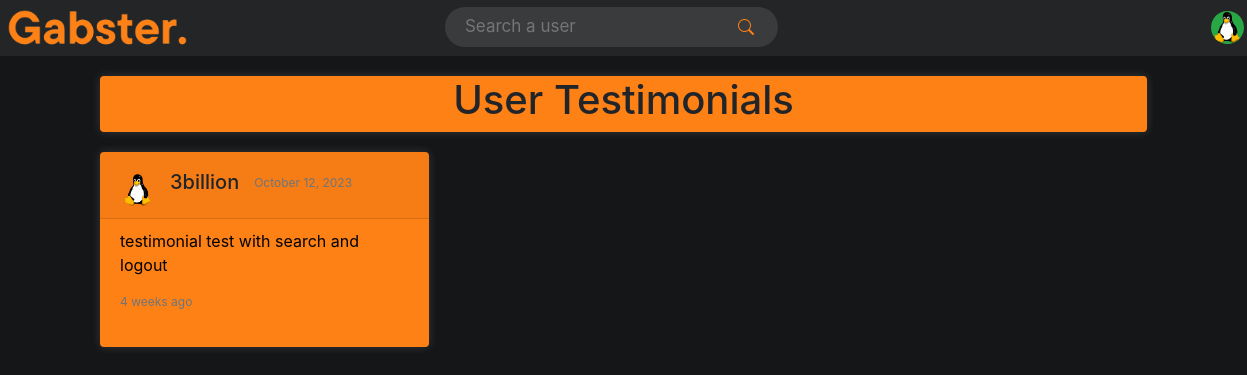
The page /testimonials/gabster/ on the database its author committed.
### accounts/models.py (models this page shows, shortened)
class UserAccount(AbstractBaseUser):
    email = models.EmailField(verbose_name='email', max_length=60, unique=True)
    username = models.CharField(max_length=20, unique=True)  # I put it as true
    date_joined = models.DateField(verbose_name='date joined', auto_now_add=True)
    last_login = models.DateTimeField(verbose_name='last login', auto_now='True')
    is_admin = models.BooleanField(default=False)
    is_active = models.BooleanField(default=True)
    is_staff = models.BooleanField(default=False)
    is_email_verified = models.BooleanField(default=False)
    is_superuser = models.BooleanField(default=False)
    profile_image = models.ImageField(upload_to='profile_images', blank=True, null=True,
                                      default='default.png')
    profile_cover = models.ImageField(upload_to='profile_covers', blank=True, null=True,
                                      default='default.png')
    profile_song = models.FileField(upload_to=get_profile_song_filepath, blank=True, null=True, default=None)
    profile_background = models.ImageField(upload_to='profile_backgrounds', blank=True, null=True,
                                           default='background.png')
    hide_email = models.BooleanField(default=True)
    bio = models.CharField(max_length=300, null=True, blank=True)
    location = models.CharField(max_length=100, null=True, blank=True)
    color = ColorField(default='#3a3b3c')
    backgroundColor = ColorField(default='linear-gradient(to right, rgba(44,15,85,0.9), rgba(44,15,38, 0.9))')
    font_preference = models.CharField(max_length=50, default='"Poppins", sans-serif')
    USERNAME_FIELD = 'username'
    REQUIRED_FIELDS = ['email']
    objects = MyAccountManager()
    def __str__(self):
        return self.username

### testimonials/models.py (models this page shows, shortened)
class Testimonial(models.Model):
    user_from = models.ForeignKey(UserAccount, on_delete=models.CASCADE, related_name='testimonials_given')
    user_to = models.ForeignKey(UserAccount, on_delete=models.CASCADE, related_name='testimonials_received')
    content = models.TextField()
    createdAt = models.DateTimeField(default=timezone.now)

### testimonials/views.py (the view)
# urls.py: re_path(r'^testimonials/(?P<user_to_username>[\w.@+-]+)/$', view_testimonials, name='view_testimonials'),
def view_testimonials(request, user_to_username):
    print("user_to_username:", user_to_username)
    user = get_object_or_404(UserAccount, username=user_to_username)
    print("User retrieved:", user)
    if user == request.user:
        testimonials_received = Testimonial.objects.filter(user_to=user).order_by('-createdAt')
    else:
        testimonials_received = Testimonial.objects.filter(user_to=user).order_by('-createdAt')
    return render(request, 'testimonial/view_testimonial.html', {
        'user': user,
        'testimonials_received': testimonials_received,
    })

### templates/testimonial/view_testimonial.html (shortened to what this page needs)
{% extends "profile/header.html" %}
{% load static %}
{% block content %}
<div class="testimonial-container" style="padding: 20px 100px 20px 100px;">
    <div style="padding-bottom: 20px">
        <div style="background: {{ user.color }}" class="card rounded">
            <h1 style="text-align: center">User Testimonials</h1>
        </div>
    </div>
    <div class="row">
        {% if testimonials_received %}
            {% for testimonial in testimonials_received %}
                <div class="col-md-4">
                    <div class="testimonial-item">
                        <a href="{% url 'testimonial_detail' testimonial.user_to.username testimonial.id %}?came_from=view_testimonials">
                            <div style="background: {{ user.color }}" class="card rounded">
                                <div style="padding: 20px 10px 10px;" class="card-header">
                                    <div class="d-flex align-items-center justify-content-between">
                                        <div class="d-flex align-items-center">
                                            <img class="img-xs rounded-circle" id="testimonial-profile-pic"
                                                 src="{{ testimonial.user_from.profile_image.url }}"
                                                 alt="{{ testimonial.user_from.username }}">
                                            <div class="d-flex justify-content-between">
                                                <h5>{{ testimonial.user_from.username }}</h5>
                                                <p style="padding-left: 15px; padding-top: 4px; font-size: 12px;" class="tx-11 text-muted">{{ testimonial.createdAt | date:"F j, Y" }}</p>
                                            </div>
                                        </div>
                                    </div>
                                </div>
                                <div class="testimonial-body">
                                    <ul class="testimonial-list">
                                        <li class="testimonial-item">
                                            <p style="color: black" class="tx-14">{{ testimonial.content | truncatechars:45 }}</p>
                                            <div class="d-flex justify-content-between">
                                                <p style="font-size: 12px;" class="tx-11 text-muted">{{ testimonial.createdAt | timesince }} ago</p>
                                            </div>
                                        </li>
                                    </ul>
                                </div>
                            </div>
                        </a>
                    </div>
                </div>
            {% endfor %}
        {% endif %}
    </div>
</div>
{% endblock %}

### templates/profile/header.html (shortened to what this page needs)
{% load static %}
<!DOCTYPE html>
<html lang="en">
<head>
    <link href="https://cdn.jsdelivr.net/npm/bootstrap@5.3.2/dist/css/bootstrap.min.css" rel="stylesheet">
    <link rel="stylesheet" href="https://cdn.jsdelivr.net/npm/bootstrap-icons@1.11.1/font/bootstrap-icons.css">
    <link rel="stylesheet" href="https://cdnjs.cloudflare.com/ajax/libs/font-awesome/5.15.3/css/all.min.css">
    <link rel="stylesheet" href="https://stackpath.bootstrapcdn.com/bootstrap/4.5.2/css/bootstrap.min.css">
    <link href="{% static 'profile/main.css' %}" rel="stylesheet">
</head>
<body>
    <div class="header">
        <header id="header">
    <a id="logo" href="{% url 'profile' request.user.username %}">
        <img src="{% static 'profile/orange.png' %}" id="logo">
    </a>
        <form id='searchForm' class ="box" action = "{% url 'search' %}" method="get">
                <input class="input input--text" id="formInput#search" type="text" name="search_query"
                       placeholder="Search a user" value="{{ search_query }}"/>
                <button type="submit"><i class="bi bi-search" value="Search"></i></button>
        </form>
<div class="dropdown">
    <a class = "btn btn-success btn-l mt-3" id="button">
        <img src="{{ user.profile_image.url }}" >
    </a>
</div>
        </header>
    </div>
    {% block content %} {% endblock %}
</body>
</html>

### static_my_project/profile/main.css (style rules this page uses)
body { background-color: #151617; background-repeat: no-repeat; background-attachment: fixed; background-size: cover; }
#header { background-color: #242526 ; color: #242526; height: 7vh; display: flex; justify-content: space-between; align-items: center; padding: 0px 10px 2px 0px; }
#logo { color: white; text-decoration: none; height: 6vh; margin-bottom: 8px; }
#button { border-radius: 50%; height: 33px; width: 33px; overflow: hidden; align-items: center; justify-content: center; display: flex; border: none; margin-bottom: 16px; margin-right: 10px; }
#button img { width: 60px; height: auto; }
.box { width: 400px; height: 8px; background-color: white; border-radius: 30px; display: flex; align-items: center; padding: 18px 18px 18px 10px; margin-left: 25%; margin-right: 35%; }
.box > button { border: none; background-color: white; }
.box > input { flex: 1; height: 20px; border: none; outline: none; font-size: 17px; padding-left: 10px; background-color: #3a3b3c; color: lightgray; }
.img-xs { width: 37px; height: 37px; }
.rounded-circle { border-radius: 50% !important; background-size: cover; background-position: center center; }
img { vertical-align: middle; border-style: none; }
.card-header:first-child { border-radius: 0 0 0 0; }
.card-header { margin-bottom: -10px; margin-top: -2px; padding-top: 0px; padding-bottom: 0px; padding-right: 10px; padding-left: 20px; }
.card { box-shadow: 0 0 10px 0 rgba(183, 192, 206, 0.2); -webkit-box-shadow: 0 0 10px 0 rgba(183, 192, 206, 0.2); -moz-box-shadow: 0 0 10px 0 rgba(183, 192, 206, 0.2); -ms-box-shadow: 0 0 10px 0 rgba(183, 192, 206, 0.2); }
.rounded { border-radius: 0.25rem !important; }
.card { position: relative; display: flex; flex-direction: column; min-width: 0; word-wrap: break-word; border: 0px solid #f2f4f9; border-radius: 0.25rem; }
#searchForm { margin-left: 250px; height: 5vh; background-color: #3a3b3c; }
#searchForm button { color: #FE8116; background-color: #3a3b3c; }
.dropdown { position: relative; display: inline-block; transition: background 0.5s, color 0.5s; }
#testimonial-profile-pic { height: 35px; width: 35px; overflow: hidden; margin-left: 10px; margin-right: 15px; object-fit: cover; }
.testimonial-item { margin-bottom: 20px; height: 100%; }
.card-header { padding: 10px; }
.testimonial-body { padding-top: 10px; }
.testimonial-list { list-style: none; padding: 10px 20px 0px 20px; }

### rows shown on the page
UserAccount: profile_image (placeholder picture)
Testimonial: user_from.profile_image (placeholder picture), user_from.username "3billion", createdAt "October 12, 2023", content "testimonial test with search and logout", createdAt "4 weeks"
